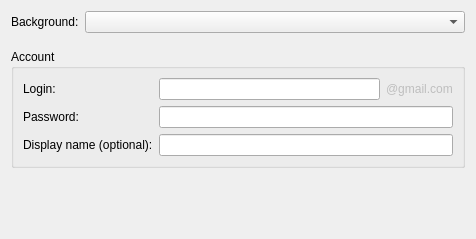
<ui version="4.0" >
 <class>GMailNotifierAppletConfig</class>
 <widget class="QWidget" name="GMailNotifierAppletConfig" >
  <property name="geometry" >
   <rect>
    <x>0</x>
    <y>0</y>
    <width>476</width>
    <height>239</height>
   </rect>
  </property>
  <property name="windowTitle" >
   <string>Form</string>
  </property>
  <layout class="QGridLayout" name="gridLayout_3" >
   <item row="0" column="0" >
    <layout class="QHBoxLayout" name="horizontalLayout" >
     <item>
      <widget class="QLabel" name="labelBackground" >
       <property name="sizePolicy" >
        <sizepolicy vsizetype="Preferred" hsizetype="Minimum" >
         <horstretch>0</horstretch>
         <verstretch>0</verstretch>
        </sizepolicy>
       </property>
       <property name="text" >
        <string>Background:</string>
       </property>
      </widget>
     </item>
     <item>
      <widget class="KComboBox" name="comboBackground" >
       <property name="sizePolicy" >
        <sizepolicy vsizetype="Fixed" hsizetype="Expanding" >
         <horstretch>0</horstretch>
         <verstretch>0</verstretch>
        </sizepolicy>
       </property>
      </widget>
     </item>
    </layout>
   </item>
   <item row="2" column="0" >
    <widget class="QGroupBox" name="groupAccount" >
     <property name="title" >
      <string>Account</string>
     </property>
     <layout class="QGridLayout" name="gridLayout_2" >
      <item row="0" column="0" >
       <layout class="QGridLayout" name="gridLayout" >
        <item row="0" column="1" >
         <widget class="KLineEdit" name="leditLogin" >
          <property name="showClearButton" stdset="0" >
           <bool>true</bool>
          </property>
         </widget>
        </item>
        <item row="1" column="1" colspan="2" >
         <widget class="KLineEdit" name="leditPassword" >
          <property name="echoMode" >
           <enum>QLineEdit::Password</enum>
          </property>
          <property name="showClearButton" stdset="0" >
           <bool>true</bool>
          </property>
         </widget>
        </item>
        <item row="2" column="1" colspan="2" >
         <widget class="KLineEdit" name="leditDisplayName" >
          <property name="showClearButton" stdset="0" >
           <bool>true</bool>
          </property>
         </widget>
        </item>
        <item row="0" column="0" >
         <widget class="QLabel" name="labelLogin" >
          <property name="text" >
           <string>Login:</string>
          </property>
         </widget>
        </item>
        <item row="1" column="0" >
         <widget class="QLabel" name="labelPassword" >
          <property name="text" >
           <string>Password:</string>
          </property>
         </widget>
        </item>
        <item row="2" column="0" >
         <widget class="QLabel" name="labelDisplayName" >
          <property name="text" >
           <string>Display name (optional):</string>
          </property>
         </widget>
        </item>
        <item row="0" column="2" >
         <widget class="QLabel" name="label_4" >
          <property name="enabled" >
           <bool>false</bool>
          </property>
          <property name="text" >
           <string>@gmail.com</string>
          </property>
         </widget>
        </item>
       </layout>
      </item>
     </layout>
    </widget>
   </item>
   <item row="3" column="0" >
    <spacer name="verticalSpacer" >
     <property name="orientation" >
      <enum>Qt::Vertical</enum>
     </property>
     <property name="sizeHint" stdset="0" >
      <size>
       <width>20</width>
       <height>51</height>
      </size>
     </property>
    </spacer>
   </item>
   <item row="1" column="0" >
    <spacer name="verticalSpacer_2" >
     <property name="orientation" >
      <enum>Qt::Vertical</enum>
     </property>
     <property name="sizeType" >
      <enum>QSizePolicy::Fixed</enum>
     </property>
     <property name="sizeHint" stdset="0" >
      <size>
       <width>20</width>
       <height>10</height>
      </size>
     </property>
    </spacer>
   </item>
  </layout>
 </widget>
 <customwidgets>
  <customwidget>
   <class>KComboBox</class>
   <extends>QComboBox</extends>
   <header>kcombobox.h</header>
  </customwidget>
  <customwidget>
   <class>KLineEdit</class>
   <extends>QLineEdit</extends>
   <header>klineedit.h</header>
  </customwidget>
 </customwidgets>
 <resources/>
 <connections/>
</ui>
